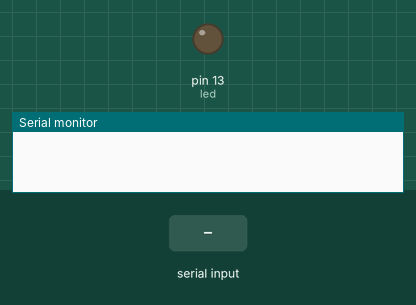
Simulated run of this sketch. Board: Arduino Uno, built with avr-gcc and run on an emulated ATmega328P. Parts: output pins drawn as LEDs (lit = HIGH), the last lines printed to the serial monitor. The inputs (shaded band) are chosen by the test bench.

Above: at 1.2 s.
1.3 s: "prende" received over Serial
At 3.3 s:
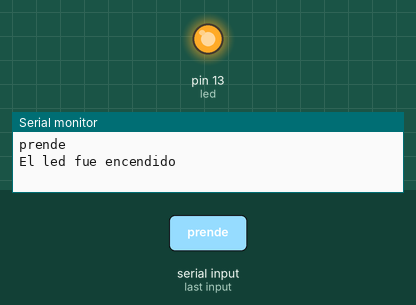
3.8 s: "activa" received over Serial
6.3 s: "prende el led" received over Serial
Timing chart, 0 to 9.3 s (numbered marks = the images above; inputs shaded):
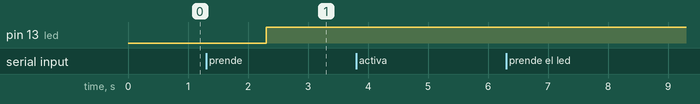

The sketch:

comunicacion_serial.ino
```cpp
int led = 13;
String estado; // almacenara la orden

void setup() {

  Serial.begin(9600);
  pinMode(led, OUTPUT);

}

void loop() {

  /*if(estado == "prende"){
    digitalWrite(led, HIGH);
  }
  else {
    digitalWrite(led, LOW);
  }*/

  if(Serial.available()){
    estado = Serial.readString(); // Serial.parseInt
    Serial.println(estado); // imprime lo que esta escribiendo

    if(estado == "prende"
    || estado == "activa"
    || estado == "prende el led"){
      digitalWrite(led, HIGH);
      Serial.println("El led fue encendido");
    }

    if(estado == "apaga"
    || estado == "bye"
    || estado == "desactiva led"){
      digitalWrite(led, LOW);
      Serial.println("El led fue apagado");
    }

  }
}
```

Measured:
- after the input at 1.3 s, pin 13 (led): LOW → HIGH after 1.0 s
